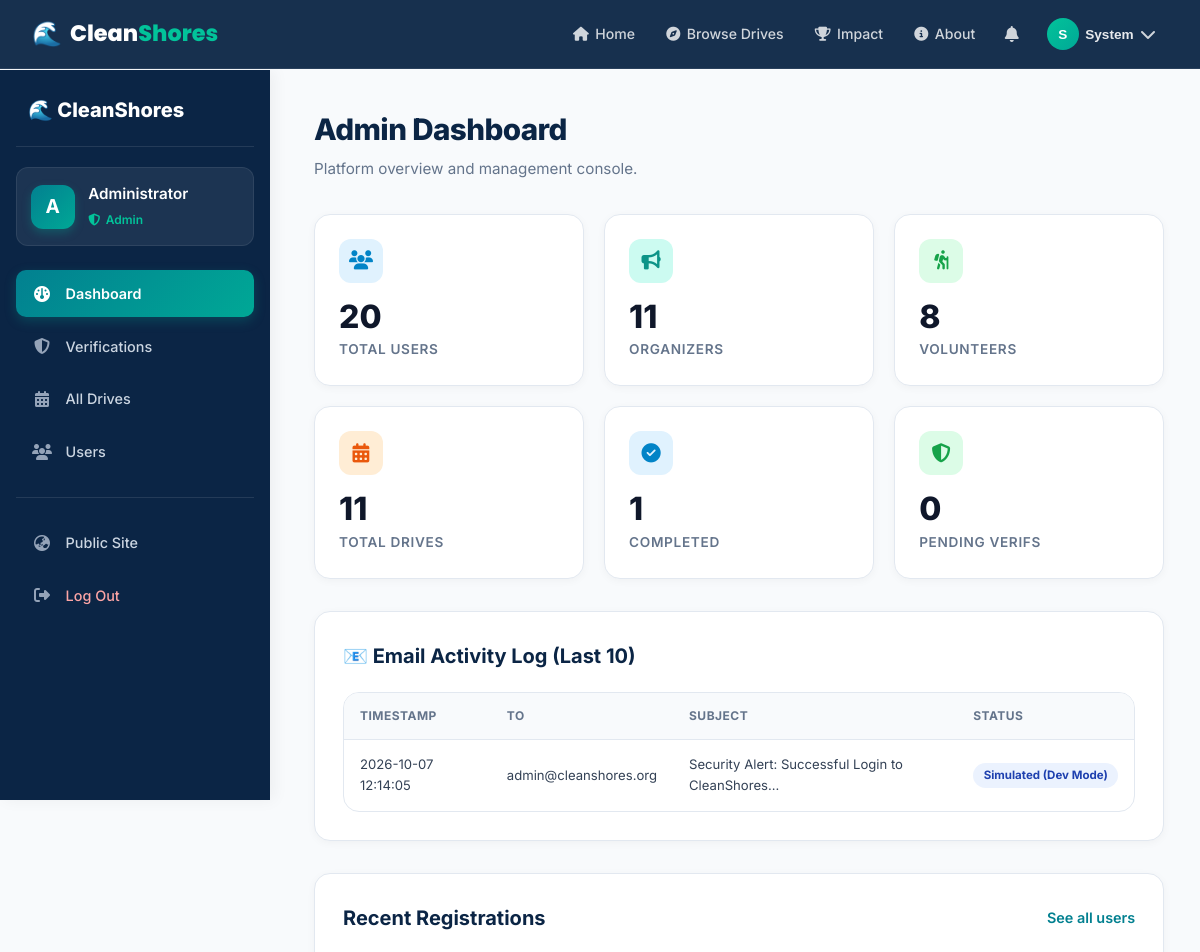
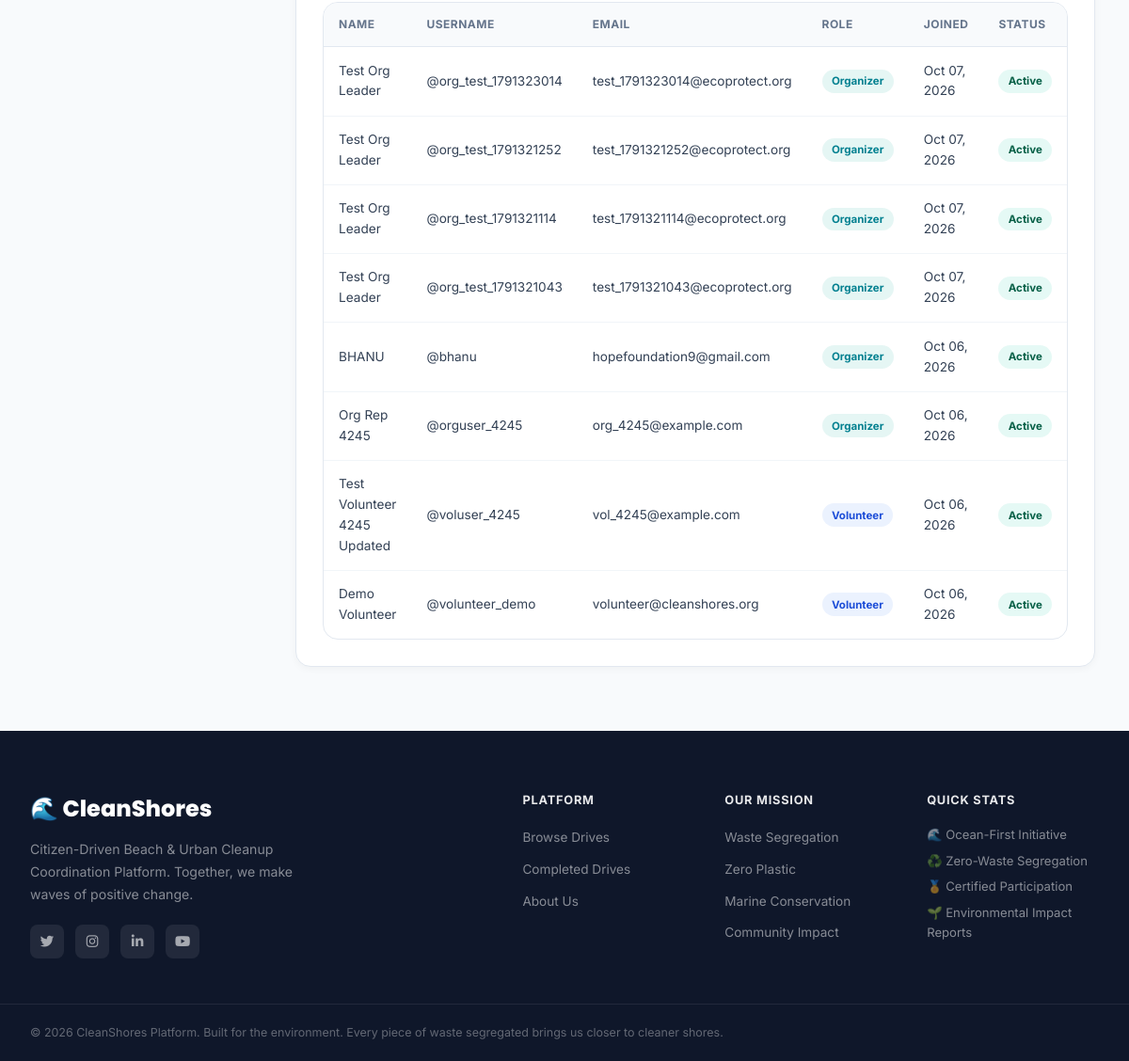
The app's page /admin/dashboard (signed in), older data (2 pictures, top to bottom).
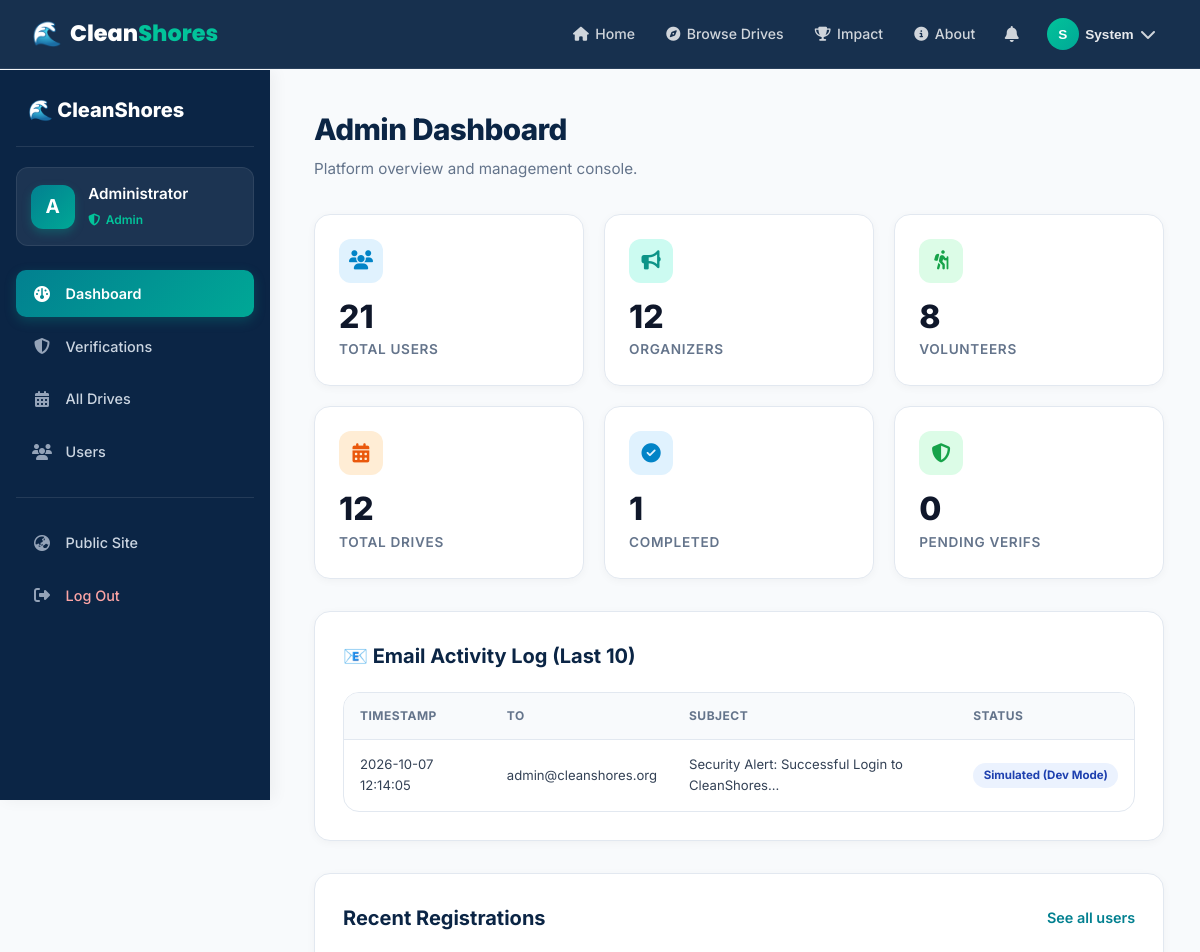
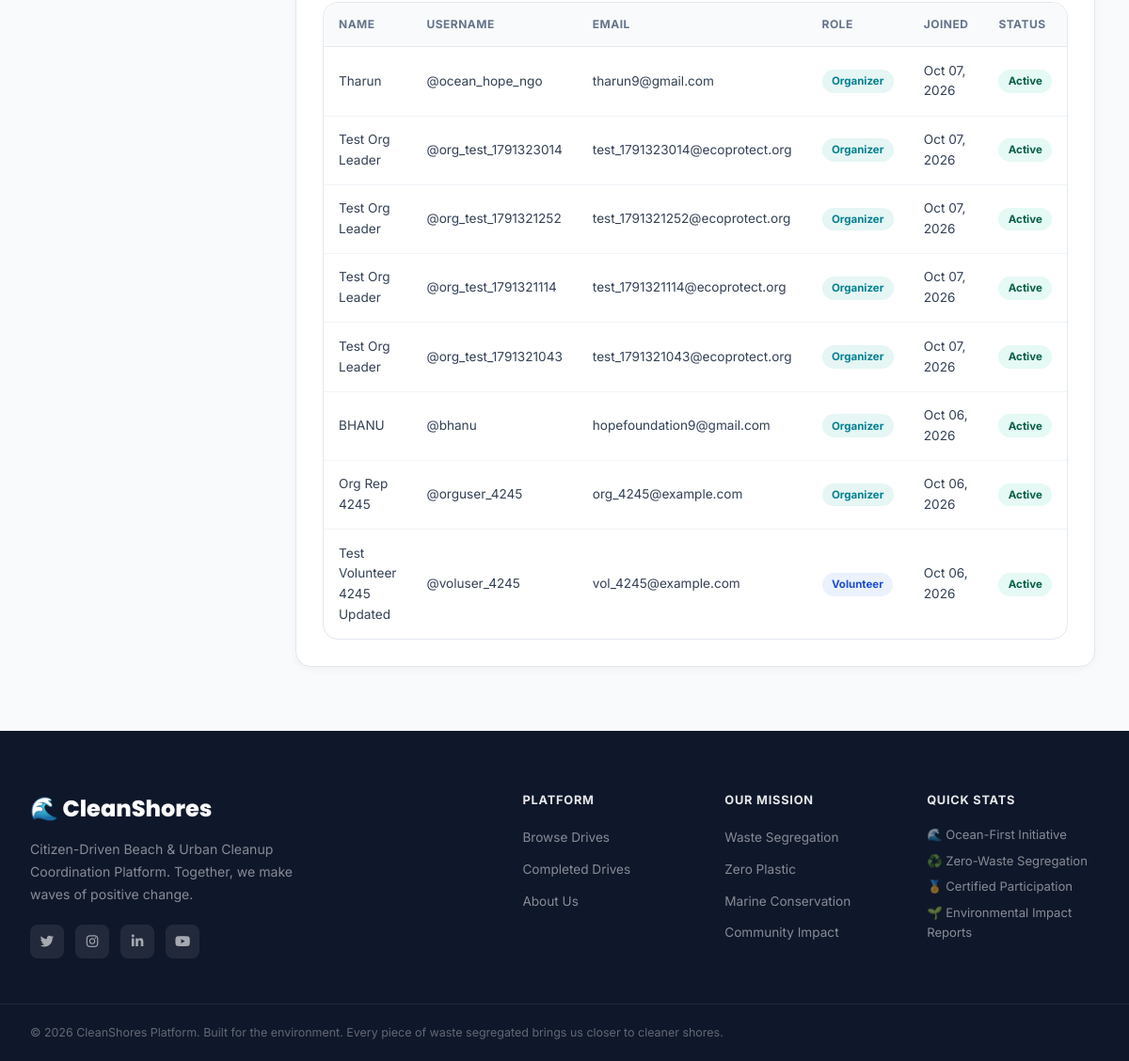
The same page, newer data (2 pictures, top to bottom).
### models/user.py (models this page shows, shortened)
class User(db.Model):
    __tablename__ = 'users'
    id = db.Column(db.Integer, primary_key=True)
    username = db.Column(db.String(80), unique=True, nullable=False, index=True)
    email = db.Column(db.String(120), unique=True, nullable=False, index=True)
    password_hash = db.Column(db.String(255), nullable=False)
    full_name = db.Column(db.String(120), nullable=False)
    phone = db.Column(db.String(20), nullable=True)
    role = db.Column(db.String(20), nullable=False, default='volunteer')  # 'organizer', 'volunteer', 'admin'
    profile_pic = db.Column(db.String(255), nullable=True)
    bio = db.Column(db.Text, nullable=True)
    location = db.Column(db.String(120), nullable=True)
    college_or_org = db.Column(db.String(150), nullable=True)
    skills_interests = db.Column(db.String(255), nullable=True)  # e.g., 'Waste Segregation, First Aid, Photography'
    is_active = db.Column(db.Boolean, default=True)
    created_at = db.Column(db.DateTime, default=datetime.utcnow)
    drives_organized = db.relationship('Drive', backref='organizer', lazy='dynamic', cascade='all, delete-orphan')
    participations = db.relationship('Participation', backref='volunteer', lazy='dynamic', cascade='all, delete-orphan')
    verification = db.relationship('OrganizerVerification', foreign_keys='OrganizerVerification.user_id', backref='user', uselist=False, cascade='all, delete-orphan')
    notifications = db.relationship('Notification', backref='user', lazy='dynamic', cascade='all, delete-orphan')
    sent_messages = db.relationship('Message', foreign_keys='Message.sender_id', backref='sender', lazy='dynamic')
    received_messages = db.relationship('Message', foreign_keys='Message.recipient_id', backref='recipient', lazy='dynamic')
    @property
    def is_verified(self):
        if self.role in ('admin', 'organizer'):
            return True
        return False

### routes/admin.py (the view)
@admin_bp.route('/dashboard')
@admin_only
def dashboard():
    admin = get_current_user()
    total_users = User.query.count()
    total_organizers = User.query.filter_by(role='organizer').count()
    total_volunteers = User.query.filter_by(role='volunteer').count()
    total_drives = Drive.query.count()
    completed_drives = Drive.query.filter_by(status='completed').count()
    upcoming_drives = Drive.query.filter_by(status='upcoming').count()
    pending_verifications = OrganizerVerification.query.filter_by(status='pending').count()
    total_participations = Participation.query.filter(Participation.status != 'cancelled').count()
    recent_users = User.query.order_by(User.created_at.desc()).limit(8).all()
    recent_drives = Drive.query.order_by(Drive.created_at.desc()).limit(5).all()
    email_logs = get_email_logs()
    return render_template('admin/dashboard.html',
                           admin=admin,
                           total_users=total_users,
                           total_organizers=total_organizers,
                           total_volunteers=total_volunteers,
                           total_drives=total_drives,
                           completed_drives=completed_drives,
                           upcoming_drives=upcoming_drives,
                           pending_verifications=pending_verifications,
                           total_participations=total_participations,
                           recent_users=recent_users,
                           recent_drives=recent_drives,
                           email_logs=email_logs)

### templates/admin/dashboard.html (shortened to what this page needs)
{% extends "base.html" %}
{% block body_class %}dashboard-page{% endblock %}
{% block content %}
<div class="dashboard-layout">
    <aside class="dashboard-sidebar">
        <div class="sidebar-brand"><a href="{{ url_for('index') }}">🌊 CleanShores</a></div>
        <div class="sidebar-user">
            <div class="sidebar-avatar">A</div>
            <div class="sidebar-user-info">
                <span class="sidebar-user-name">Administrator</span>
                <span class="sidebar-user-role"><i class="fa-solid fa-shield-halved"></i> Admin</span>
            </div>
        </div>
        <nav class="sidebar-nav">
            <a href="{{ url_for('admin.dashboard') }}" class="sidebar-link {% if request.endpoint=='admin.dashboard' %}active{% endif %}"><i class="fa-solid fa-gauge"></i> <span>Dashboard</span></a>
            <a href="{{ url_for('admin.organizers') }}" class="sidebar-link {% if request.endpoint=='admin.organizers' %}active{% endif %}">
                <i class="fa-solid fa-shield-halved"></i> <span>Verifications</span>
            </a>
            <a href="{{ url_for('admin.drives') }}" class="sidebar-link {% if request.endpoint=='admin.drives' %}active{% endif %}"><i class="fa-solid fa-calendar-days"></i> <span>All Drives</span></a>
            <a href="{{ url_for('admin.users') }}" class="sidebar-link {% if request.endpoint=='admin.users' %}active{% endif %}"><i class="fa-solid fa-users"></i> <span>Users</span></a>
            <div class="sidebar-divider"></div>
            <a href="{{ url_for('index') }}" class="sidebar-link"><i class="fa-solid fa-earth-asia"></i> <span>Public Site</span></a>
            <a href="{{ url_for('auth.logout') }}" class="sidebar-link sidebar-link-logout"><i class="fa-solid fa-right-from-bracket"></i> <span>Log Out</span></a>
        </nav>
    </aside>
    <div class="dashboard-main">
        <div class="dashboard-topbar">
            <div>
                <h1 class="dashboard-page-title">Admin Dashboard</h1>
                <p class="dashboard-page-sub">Platform overview and management console.</p>
            </div>
        </div>
        <div class="stats-grid stats-grid-6">
            <div class="stat-card stat-card-blue"><div class="stat-card-icon"><i class="fa-solid fa-users"></i></div><div class="stat-card-value">{{ total_users }}</div><div class="stat-card-label">Total Users</div></div>
            <div class="stat-card stat-card-teal"><div class="stat-card-icon"><i class="fa-solid fa-bullhorn"></i></div><div class="stat-card-value">{{ total_organizers }}</div><div class="stat-card-label">Organizers</div></div>
            <div class="stat-card stat-card-green"><div class="stat-card-icon"><i class="fa-solid fa-person-hiking"></i></div><div class="stat-card-value">{{ total_volunteers }}</div><div class="stat-card-label">Volunteers</div></div>
            <div class="stat-card stat-card-orange"><div class="stat-card-icon"><i class="fa-solid fa-calendar-days"></i></div><div class="stat-card-value">{{ total_drives }}</div><div class="stat-card-label">Total Drives</div></div>
            <div class="stat-card stat-card-blue"><div class="stat-card-icon"><i class="fa-solid fa-circle-check"></i></div><div class="stat-card-value">{{ completed_drives }}</div><div class="stat-card-label">Completed</div></div>
            <div class="stat-card {% if pending_verifications > 0 %}stat-card-warn{% else %}stat-card-green{% endif %}">
                <div class="stat-card-icon"><i class="fa-solid fa-shield-halved"></i></div>
                <div class="stat-card-value">{{ pending_verifications }}</div>
                <div class="stat-card-label">Pending Verifs</div>
            </div>
        </div>
        {% if email_logs %}
        <div class="dashboard-section">
            <div class="section-row-header">
                <h2>📧 Email Activity Log (Last 10)</h2>
            </div>
            <div class="drives-table-wrap">
                <table class="cs-table" style="font-size:0.82rem;">
                    <thead><tr><th>Timestamp</th><th>To</th><th>Subject</th><th>Status</th></tr></thead>
                    <tbody>
                        {% for log in email_logs[:10] %}
                        <tr>
                            <td>{{ log.timestamp }}</td>
                            <td>{{ log.to }}</td>
                            <td>{{ log.subject[:55] }}...</td>
                            <td><span class="status-badge {% if 'Simulated' in log.status %}status-upcoming{% elif 'Delivered' in log.status %}status-completed{% else %}status-cancelled{% endif %}">{{ log.status }}</span></td>
                        </tr>
                        {% endfor %}
                    </tbody>
                </table>
            </div>
        </div>
        {% endif %}
        <div class="dashboard-section">
            <div class="section-row-header">
                <h2>Recent Registrations</h2>
                <a href="{{ url_for('admin.users') }}" class="section-see-all">See all users</a>
            </div>
            <div class="drives-table-wrap">
                <table class="cs-table">
                    <thead><tr><th>Name</th><th>Username</th><th>Email</th><th>Role</th><th>Joined</th><th>Status</th></tr></thead>
                    <tbody>
                        {% for u in recent_users %}
                        <tr>
                            <td>{{ u.full_name }}</td>
                            <td>@{{ u.username }}</td>
                            <td>{{ u.email }}</td>
                            <td><span class="tag tag-{{ u.role }}">{{ u.role.capitalize() }}</span></td>
                            <td>{{ u.created_at.strftime('%b %d, %Y') }}</td>
                            <td><span class="status-badge {% if u.is_active %}status-completed{% else %}status-cancelled{% endif %}">{{ 'Active' if u.is_active else 'Deactivated' }}</span></td>
                        </tr>
                        {% endfor %}
                    </tbody>
                </table>
            </div>
        </div>
    </div>
</div>
{% endblock %}

### templates/base.html (shortened to what this page needs)
<!DOCTYPE html>
<html lang="en">
<head>
    <link rel="stylesheet" href="https://cdnjs.cloudflare.com/ajax/libs/font-awesome/6.5.0/css/all.min.css">
    <link rel="stylesheet" href="{{ url_for('static', filename='css/style.css') }}">
    <link rel="stylesheet" href="{{ url_for('static', filename='css/dashboard.css') }}">
    <link rel="stylesheet" href="{{ url_for('static', filename='css/responsive.css') }}">
</head>
<body class="{% block body_class %}{% endblock %}">
<nav class="cs-nav" id="mainNav">
    <div class="nav-container">
        <a href="{{ url_for('index') }}" class="nav-brand">
            <span class="brand-icon">🌊</span>
            <span class="brand-text">Clean<span class="brand-accent">Shores</span></span>
        </a>
        <div class="nav-links" id="navLinks">
            <a href="{{ url_for('index') }}" class="nav-link {% if request.endpoint == 'index' %}active{% endif %}">
                <i class="fa-solid fa-house"></i> Home
            </a>
            <a href="{{ url_for('drives.browse_drives') }}" class="nav-link {% if 'browse' in (request.endpoint or '') %}active{% endif %}">
                <i class="fa-solid fa-compass"></i> Browse Drives
            </a>
            <a href="{{ url_for('drives.completed_drives') }}" class="nav-link">
                <i class="fa-solid fa-trophy"></i> Impact
            </a>
            <a href="{{ url_for('about') }}" class="nav-link {% if request.endpoint == 'about' %}active{% endif %}">
                <i class="fa-solid fa-circle-info"></i> About
            </a>
            {% if current_user %}
                <div class="nav-notification" id="notifDropdown">
                    <button class="notif-btn" onclick="toggleNotifDropdown()">
                        <i class="fa-solid fa-bell"></i>
                    </button>
                </div>
                <div class="nav-user-menu" id="userMenu">
                    <button class="user-btn" onclick="toggleUserMenu()">
                        <div class="user-avatar">{{ current_user.full_name[0].upper() }}</div>
                        <span class="user-name-short">{{ current_user.full_name.split()[0] }}</span>
                        <i class="fa-solid fa-chevron-down"></i>
                    </button>
                </div>
            {% endif %}
        </div>
    </div>
</nav>
<main>
    {% block content %}{% endblock %}
</main>
<footer class="cs-footer">
    <div class="footer-container">
        <div class="footer-brand">
            <div class="footer-logo">🌊 CleanShores</div>
            <p>Citizen-Driven Beach & Urban Cleanup Coordination Platform. Together, we make waves of positive change.</p>
            <div class="footer-social">
                <a href="#" title="Twitter"><i class="fa-brands fa-twitter"></i></a>
                <a href="#" title="Instagram"><i class="fa-brands fa-instagram"></i></a>
                <a href="#" title="LinkedIn"><i class="fa-brands fa-linkedin-in"></i></a>
                <a href="#" title="YouTube"><i class="fa-brands fa-youtube"></i></a>
            </div>
        </div>
        <div class="footer-links">
            <div class="footer-col">
                <h4>Platform</h4>
                <ul>
                    <li><a href="{{ url_for('drives.browse_drives') }}">Browse Drives</a></li>
                    <li><a href="{{ url_for('drives.completed_drives') }}">Completed Drives</a></li>
                    <li><a href="{{ url_for('about') }}">About Us</a></li>
                </ul>
            </div>
            <div class="footer-col">
                <h4>Our Mission</h4>
                <ul>
                    <li><a href="#">Waste Segregation</a></li>
                    <li><a href="#">Zero Plastic</a></li>
                    <li><a href="#">Marine Conservation</a></li>
                    <li><a href="#">Community Impact</a></li>
                </ul>
            </div>
            <div class="footer-col">
                <h4>Quick Stats</h4>
                <div class="footer-stats">
                    <div class="footer-stat">🌊 Ocean-First Initiative</div>
                    <div class="footer-stat">♻️ Zero-Waste Segregation</div>
                    <div class="footer-stat">🏅 Certified Participation</div>
                    <div class="footer-stat">🌱 Environmental Impact Reports</div>
                </div>
            </div>
        </div>
    </div>
    <div class="footer-bottom">
        <p>&copy; 2026 CleanShores Platform. Built for the environment. Every piece of waste segregated brings us closer to cleaner shores.</p>
    </div>
</footer>
</body>
</html>

Row changes from the older to the newer data that the page shows:
no longer on this page (row unchanged): User: full_name "Demo Volunteer", username "volunteer_demo", email "volunteer@cleanshores.org", role "Volunteer", created_at "Oct 06, 2026", is_active "Active", shown under "Recent Registrations"
added User: full_name "Tharun", username "ocean_hope_ngo", email "tharun9@gmail.com", role "Organizer", created_at "Oct 07, 2026", is_active "Active", shown under "Recent Registrations"
Text that changed along with them:
{{ total_users }}: "20" → "21"
{{ total_organizers }}: "11" → "12"
{{ total_drives }}: "11" → "12"
